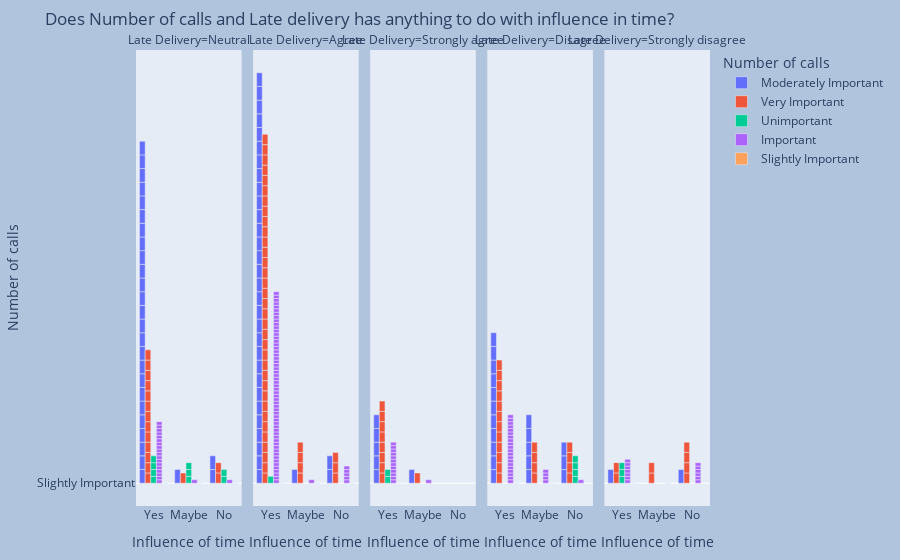

The code cell stored with this chart in its notebook:
### Markdown cell above
The code creates a bar plot using the Plotly library, where the x-axis represents the "Influence of time" variable, the y-axis represents the "Number of calls" variable, and the bars are colored based on the "Number of calls" variable. The plot is grouped based on the "Late Delivery" variable, creating separate bars for each category of "Late Delivery". The title of the plot is set to "Does Number of calls and Late delivery has anything to do with influence in time?" and the background color is set to "LightSteelBlue". The plot is displayed using the fig.show() function.

### Code cell
#Considering 3 variables
fig = px.bar(delivery, x="Influence of time", y="Number of calls",
             color="Number of calls", barmode="group",facet_col="Late Delivery")

#Setting up the title
fig.update_layout(
    margin=dict(l=20, r=20, t=50, b=20),
    paper_bgcolor="LightSteelBlue",
    title_text='Does Number of calls and Late delivery has anything to do with influence in time?'
)
fig.show()

### Figure 1 — Plotly figure (JSON) as saved in the notebook; plotly's stock layout.template omitted (floating-point values rounded to 4 significant figures)
{"data": [{"alignmentgroup": "True", "hovertemplate": "Number of calls=%{y}<br>Late Delivery=Neutral<br>Influence of time=%{x}<extra></extra>", "legendgroup": "Moderately Important", "marker": {"color": "#636efa", "pattern": {"shape": ""}}, "name": "Moderately Important", "offsetgroup": "Moderately Important", "orientation": "v", "showlegend": true, "textposition": "auto", "x": ["Yes", "Yes", "Yes", "Yes", "Yes", "Maybe", "Yes", "Yes", "Yes", "Yes", "No", "Yes", "Yes", "Yes", "No", "Yes", "Yes", "Yes", "Yes", "Yes", "Yes", "Yes", "Yes", "Yes", "Yes", "Yes", "Yes", "Yes"], "xaxis": "x", "y": ["Moderately Important", "Moderately Important", "Moderately Important", "Moderately Important", "Moderately Important", "Moderately Important", "Moderately Important", "Moderately Important", "Moderately Important", "Moderately Important", "Moderately Important", "Moderately Important", "Moderately Important", "Moderately Important", "Moderately Important", "Moderately Important", "Moderately Important", "Moderately Important", "Moderately Important", "Moderately Important", "Moderately Important", "Moderately Important", "Moderately Important", "Moderately Important", "Moderately Important", "Moderately Important", "Moderately Important", "Moderately Important"], "yaxis": "y", "type": "bar"}, {"alignmentgroup": "True", "hovertemplate": "Number of calls=%{y}<br>Late Delivery=Agree<br>Influence of time=%{x}<extra></extra>", "legendgroup": "Moderately Important", "marker": {"color": "#636efa", "pattern": {"shape": ""}}, "name": "Moderately Important", "offsetgroup": "Moderately Important", "orientation": "v", "showlegend": false, "textposition": "auto", "x": ["Yes", "No", "Yes", "Yes", "Yes", "Yes", "Yes", "Yes", "Yes", "Yes", "Yes", "Yes", "Yes", "Yes", "Yes", "Yes", "No", "Yes", "Yes", "Yes", "Yes", "Yes", "Yes", "Yes", "Yes", "Maybe", "Yes", "Yes", "Yes", "Yes", "Yes", "Yes", "Yes"], "xaxis": "x2", "y": ["Moderately Important", "Moderately Important", "Moderately Important", "Moderately Important", "Moderately Important", "Moderately Important", "Moderately Important", "Moderately Important", "Moderately Important", "Moderately Important", "Moderately Important", "Moderately Important", "Moderately Important", "Moderately Important", "Moderately Important", "Moderately Important", "Moderately Important", "Moderately Important", "Moderately Important", "Moderately Important", "Moderately Important", "Moderately Important", "Moderately Important", "Moderately Important", "Moderately Important", "Moderately Important", "Moderately Important", "Moderately Important", "Moderately Important", "Moderately Important", "Moderately Important", "Moderately Important", "Moderately Important"], "yaxis": "y2", "type": "bar"}, {"alignmentgroup": "True", "hovertemplate": "Number of calls=%{y}<br>Late Delivery=Strongly agree<br>Influence of time=%{x}<extra></extra>", "legendgroup": "Moderately Important", "marker": {"color": "#636efa", "pattern": {"shape": ""}}, "name": "Moderately Important", "offsetgroup": "Moderately Important", "orientation": "v", "showlegend": false, "textposition": "auto", "x": ["Yes", "Yes", "Maybe", "Yes", "Yes", "Yes"], "xaxis": "x3", "y": ["Moderately Important", "Moderately Important", "Moderately Important", "Moderately Important", "Moderately Important", "Moderately Important"], "yaxis": "y3", "type": "bar"}, {"alignmentgroup": "True", "hovertemplate": "Number of calls=%{y}<br>Late Delivery=Disagree<br>Influence of time=%{x}<extra></extra>", "legendgroup": "Moderately Important", "marker": {"color": "#636efa", "pattern": {"shape": ""}}, "name": "Moderately Important", "offsetgroup": "Moderately Important", "orientation": "v", "showlegend": false, "textposition": "auto", "x": ["Yes", "Maybe", "Yes", "Maybe", "Yes", "Yes", "Yes", "Yes", "Maybe", "Yes", "No", "Maybe", "No", "Yes", "Yes", "No", "Maybe", "Yes", "Yes"], "xaxis": "x4", "y": ["Moderately Important", "Moderately Important", "Moderately Important", "Moderately Important", "Moderately Important", "Moderately Important", "Moderately Important", "Moderately Important", "Moderately Important", "Moderately Important", "Moderately Important", "Moderately Important", "Moderately Important", "Moderately Important", "Moderately Important", "Moderately Important", "Moderately Important", "Moderately Important", "Moderately Important"], "yaxis": "y4", "type": "bar"}, {"alignmentgroup": "True", "hovertemplate": "Number of calls=%{y}<br>Late Delivery=Strongly disagree<br>Influence of time=%{x}<extra></extra>", "legendgroup": "Moderately Important", "marker": {"color": "#636efa", "pattern": {"shape": ""}}, "name": "Moderately Important", "offsetgroup": "Moderately Important", "orientation": "v", "showlegend": false, "textposition": "auto", "x": ["Yes", "No"], "xaxis": "x5", "y": ["Moderately Important", "Moderately Important"], "yaxis": "y5", "type": "bar"}, {"alignmentgroup": "True", "hovertemplate": "Number of calls=%{y}<br>Late Delivery=Neutral<br>Influence of time=%{x}<extra></extra>", "legendgroup": "Very Important", "marker": {"color": "#EF553B", "pattern": {"shape": ""}}, "name": "Very Important", "offsetgroup": "Very Important", "orientation": "v", "showlegend": true, "textposition": "auto", "x": ["No", "Maybe", "Yes", "Yes", "Yes", "Yes", "Yes", "Yes", "Yes", "Yes", "Yes", "No", "Yes", "Yes", "Yes", "Yes"], "xaxis": "x", "y": ["Very Important", "Very Important", "Very Important", "Very Important", "Very Important", "Very Important", "Very Important", "Very Important", "Very Important", "Very Important", "Very Important", "Very Important", "Very Important", "Very Important", "Very Important", "Very Important"], "yaxis": "y", "type": "bar"}, {"alignmentgroup": "True", "hovertemplate": "Number of calls=%{y}<br>Late Delivery=Agree<br>Influence of time=%{x}<extra></extra>", "legendgroup": "Very Important", "marker": {"color": "#EF553B", "pattern": {"shape": ""}}, "name": "Very Important", "offsetgroup": "Very Important", "orientation": "v", "showlegend": false, "textposition": "auto", "x": ["Yes", "Yes", "Yes", "Maybe", "Yes", "Yes", "Yes", "Yes", "Yes", "Yes", "Yes", "Yes", "Yes", "Yes", "Yes", "No", "Maybe", "Yes", "Yes", "Yes", "Yes", "Yes", "Yes", "Yes", "Yes", "Yes", "Yes", "Yes", "Yes", "Yes", "Yes", "Maybe", "Yes", "Yes", "No", "No", "Maybe", "Yes", "Yes", "Yes", "Yes"], "xaxis": "x2", "y": ["Very Important", "Very Important", "Very Important", "Very Important", "Very Important", "Very Important", "Very Important", "Very Important", "Very Important", "Very Important", "Very Important", "Very Important", "Very Important", "Very Important", "Very Important", "Very Important", "Very Important", "Very Important", "Very Important", "Very Important", "Very Important", "Very Important", "Very Important", "Very Important", "Very Important", "Very Important", "Very Important", "Very Important", "Very Important", "Very Important", "Very Important", "Very Important", "Very Important", "Very Important", "Very Important", "Very Important", "Very Important", "Very Important", "Very Important", "Very Important", "Very Important"], "yaxis": "y2", "type": "bar"}, {"alignmentgroup": "True", "hovertemplate": "Number of calls=%{y}<br>Late Delivery=Strongly agree<br>Influence of time=%{x}<extra></extra>", "legendgroup": "Very Important", "marker": {"color": "#EF553B", "pattern": {"shape": ""}}, "name": "Very Important", "offsetgroup": "Very Important", "orientation": "v", "showlegend": false, "textposition": "auto", "x": ["Yes", "Maybe", "Yes", "Yes", "Yes", "Yes", "Yes", "Yes", "Yes"], "xaxis": "x3", "y": ["Very Important", "Very Important", "Very Important", "Very Important", "Very Important", "Very Important", "Very Important", "Very Important", "Very Important"], "yaxis": "y3", "type": "bar"}, {"alignmentgroup": "True", "hovertemplate": "Number of calls=%{y}<br>Late Delivery=Disagree<br>Influence of time=%{x}<extra></extra>", "legendgroup": "Very Important", "marker": {"color": "#EF553B", "pattern": {"shape": ""}}, "name": "Very Important", "offsetgroup": "Very Important", "orientation": "v", "showlegend": false, "textposition": "auto", "x": ["Yes", "Yes", "Yes", "No", "Yes", "Yes", "Maybe", "Maybe", "Yes", "Yes", "Maybe", "No", "Yes", "Yes", "Maybe", "No", "Yes", "Yes", "No", "Yes"], "xaxis": "x4", "y": ["Very Important", "Very Important", "Very Important", "Very Important", "Very Important", "Very Important", "Very Important", "Very Important", "Very Important", "Very Important", "Very Important", "Very Important", "Very Important", "Very Important", "Very Important", "Very Important", "Very Important", "Very Important", "Very Important", "Very Important"], "yaxis": "y4", "type": "bar"}, {"alignmentgroup": "True", "hovertemplate": "Number of calls=%{y}<br>Late Delivery=Strongly disagree<br>Influence of time=%{x}<extra></extra>", "legendgroup": "Very Important", "marker": {"color": "#EF553B", "pattern": {"shape": ""}}, "name": "Very Important", "offsetgroup": "Very Important", "orientation": "v", "showlegend": false, "textposition": "auto", "x": ["Yes", "Yes", "No", "Maybe", "No", "No", "No", "Maybe"], "xaxis": "x5", "y": ["Very Important", "Very Important", "Very Important", "Very Important", "Very Important", "Very Important", "Very Important", "Very Important"], "yaxis": "y5", "type": "bar"}, {"alignmentgroup": "True", "hovertemplate": "Number of calls=%{y}<br>Late Delivery=Neutral<br>Influence of time=%{x}<extra></extra>", "legendgroup": "Unimportant", "marker": {"color": "#00cc96", "pattern": {"shape": ""}}, "name": "Unimportant", "offsetgroup": "Unimportant", "orientation": "v", "showlegend": true, "textposition": "auto", "x": ["Maybe", "Maybe", "No", "Yes", "Yes", "No", "Maybe", "Yes", "Yes"], "xaxis": "x", "y": ["Unimportant", "Unimportant", "Unimportant", "Unimportant", "Unimportant", "Unimportant", "Unimportant", "Unimportant", "Unimportant"], "yaxis": "y", "type": "bar"}, {"alignmentgroup": "True", "hovertemplate": "Number of calls=%{y}<br>Late Delivery=Agree<br>Influence of time=%{x}<extra></extra>", "legendgroup": "Unimportant", "marker": {"color": "#00cc96", "pattern": {"shape": ""}}, "name": "Unimportant", "offsetgroup": "Unimportant", "orientation": "v", "showlegend": false, "textposition": "auto", "x": ["Yes"], "xaxis": "x2", "y": ["Unimportant"], "yaxis": "y2", "type": "bar"}, {"alignmentgroup": "True", "hovertemplate": "Number of calls=%{y}<br>Late Delivery=Strongly agree<br>Influence of time=%{x}<extra></extra>", "legendgroup": "Unimportant", "marker": {"color": "#00cc96", "pattern": {"shape": ""}}, "name": "Unimportant", "offsetgroup": "Unimportant", "orientation": "v", "showlegend": false, "textposition": "auto", "x": ["Yes", "Yes"], "xaxis": "x3", "y": ["Unimportant", "Unimportant"], "yaxis": "y3", "type": "bar"}, {"alignmentgroup": "True", "hovertemplate": "Number of calls=%{y}<br>Late Delivery=Disagree<br>Influence of time=%{x}<extra></extra>", "legendgroup": "Unimportant", "marker": {"color": "#00cc96", "pattern": {"shape": ""}}, "name": "Unimportant", "offsetgroup": "Unimportant", "orientation": "v", "showlegend": false, "textposition": "auto", "x": ["No", "No", "No", "No"], "xaxis": "x4", "y": ["Unimportant", "Unimportant", "Unimportant", "Unimportant"], "yaxis": "y4", "type": "bar"}, {"alignmentgroup": "True", "hovertemplate": "Number of calls=%{y}<br>Late Delivery=Strongly disagree<br>Influence of time=%{x}<extra></extra>", "legendgroup": "Unimportant", "marker": {"color": "#00cc96", "pattern": {"shape": ""}}, "name": "Unimportant", "offsetgroup": "Unimportant", "orientation": "v", "showlegend": false, "textposition": "auto", "x": ["Yes", "Yes", "Yes"], "xaxis": "x5", "y": ["Unimportant", "Unimportant", "Unimportant"], "yaxis": "y5", "type": "bar"}, {"alignmentgroup": "True", "hovertemplate": "Number of calls=%{y}<br>Late Delivery=Neutral<br>Influence of time=%{x}<extra></extra>", "legendgroup": "Important", "marker": {"color": "#ab63fa", "pattern": {"shape": ""}}, "name": "Important", "offsetgroup": "Important", "orientation": "v", "showlegend": true, "textposition": "auto", "x": ["Yes", "Yes", "Yes", "Yes", "No", "Yes", "Yes", "Yes", "Yes", "Yes", "Maybe", "Yes", "Yes", "Yes", "Yes", "Yes", "Yes", "Yes", "Yes", "Yes"], "xaxis": "x", "y": ["Important", "Important", "Important", "Important", "Important", "Important", "Important", "Important", "Important", "Important", "Important", "Important", "Important", "Important", "Important", "Important", "Important", "Important", "Important", "Important"], "yaxis": "y", "type": "bar"}, {"alignmentgroup": "True", "hovertemplate": "Number of calls=%{y}<br>Late Delivery=Agree<br>Influence of time=%{x}<extra></extra>", "legendgroup": "Important", "marker": {"color": "#ab63fa", "pattern": {"shape": ""}}, "name": "Important", "offsetgroup": "Important", "orientation": "v", "showlegend": false, "textposition": "auto", "x": ["Yes", "Yes", "Yes", "Maybe", "Yes", "Yes", "Yes", "Yes", "Yes", "Yes", "Yes", "Yes", "Yes", "Yes", "Yes", "Yes", "Yes", "Yes", "Yes", "Yes", "Yes", "Yes", "Yes", "Yes", "Yes", "Yes", "Yes", "Yes", "Yes", "Yes", "No", "Yes", "Yes", "Yes", "No", "Yes", "Yes", "Yes", "Yes", "Yes", "Yes", "No", "Yes", "Yes", "Yes", "Yes", "Yes", "Yes", "Yes", "Yes", "Yes", "Yes", "No", "Yes", "Yes", "Yes", "Yes", "Yes", "No", "Yes", "Yes", "Yes"], "xaxis": "x2", "y": ["Important", "Important", "Important", "Important", "Important", "Important", "Important", "Important", "Important", "Important", "Important", "Important", "Important", "Important", "Important", "Important", "Important", "Important", "Important", "Important", "Important", "Important", "Important", "Important", "Important", "Important", "Important", "Important", "Important", "Important", "Important", "Important", "Important", "Important", "Important", "Important", "Important", "Important", "Important", "Important", "Important", "Important", "Important", "Important", "Important", "Important", "Important", "Important", "Important", "Important", "Important", "Important", "Important", "Important", "Important", "Important", "Important", "Important", "Important", "Important", "Important", "Important"], "yaxis": "y2", "type": "bar"}, {"alignmentgroup": "True", "hovertemplate": "Number of calls=%{y}<br>Late Delivery=Strongly agree<br>Influence of time=%{x}<extra></extra>", "legendgroup": "Important", "marker": {"color": "#ab63fa", "pattern": {"shape": ""}}, "name": "Important", "offsetgroup": "Important", "orientation": "v", "showlegend": false, "textposition": "auto", "x": ["Yes", "Yes", "Yes", "Yes", "Yes", "Maybe", "Yes", "Yes", "Yes", "Yes", "Yes", "Yes", "Yes"], "xaxis": "x3", "y": ["Important", "Important", "Important", "Important", "Important", "Important", "Important", "Important", "Important", "Important", "Important", "Important", "Important"], "yaxis": "y3", "type": "bar"}, {"alignmentgroup": "True", "hovertemplate": "Number of calls=%{y}<br>Late Delivery=Disagree<br>Influence of time=%{x}<extra></extra>", "legendgroup": "Important", "marker": {"color": "#ab63fa", "pattern": {"shape": ""}}, "name": "Important", "offsetgroup": "Important", "orientation": "v", "showlegend": false, "textposition": "auto", "x": ["Maybe", "Yes", "Yes", "Yes", "Maybe", "Yes", "Yes", "Yes", "Yes", "Yes", "Yes", "No", "Yes", "Yes", "Yes", "Yes", "Yes", "Yes", "Maybe", "Yes", "Yes", "Yes", "Yes", "Yes", "Maybe"], "xaxis": "x4", "y": ["Important", "Important", "Important", "Important", "Important", "Important", "Important", "Important", "Important", "Important", "Important", "Important", "Important", "Important", "Important", "Important", "Important", "Important", "Important", "Important", "Important", "Important", "Important", "Important", "Important"], "yaxis": "y4", "type": "bar"}, {"alignmentgroup": "True", "hovertemplate": "Number of calls=%{y}<br>Late Delivery=Strongly disagree<br>Influence of time=%{x}<extra></extra>", "legendgroup": "Important", "marker": {"color": "#ab63fa", "pattern": {"shape": ""}}, "name": "Important", "offsetgroup": "Important", "orientation": "v", "showlegend": false, "textposition": "auto", "x": ["Yes", "Yes", "Yes", "Yes", "Yes", "No", "No", "Yes", "No", "No", "No", "No", "Yes"], "xaxis": "x5", "y": ["Important", "Important", "Important", "Important", "Important", "Important", "Important", "Important", "Important", "Important", "Important", "Important", "Important"], "yaxis": "y5", "type": "bar"}, {"alignmentgroup": "True", "hovertemplate": "Number of calls=%{y}<br>Late Delivery=Neutral<br>Influence of time=%{x}<extra></extra>", "legendgroup": "Slightly Important", "marker": {"color": "#FFA15A", "pattern": {"shape": ""}}, "name": "Slightly Important", "offsetgroup": "Slightly Important", "orientation": "v", "showlegend": true, "textposition": "auto", "x": ["Yes", "No", "Yes", "Maybe", "Yes", "Yes", "No", "No", "Yes", "No", "Maybe", "Yes", "No", "Yes"], "xaxis": "x", "y": ["Slightly Important", "Slightly Important", "Slightly Important", "Slightly Important", "Slightly Important", "Slightly Important", "Slightly Important", "Slightly Important", "Slightly Important", "Slightly Important", "Slightly Important", "Slightly Important", "Slightly Important", "Slightly Important"], "yaxis": "y", "type": "bar"}, {"alignmentgroup": "True", "hovertemplate": "Number of calls=%{y}<br>Late Delivery=Agree<br>Influence of time=%{x}<extra></extra>", "legendgroup": "Slightly Important", "marker": {"color": "#FFA15A", "pattern": {"shape": ""}}, "name": "Slightly Important", "offsetgroup": "Slightly Important", "orientation": "v", "showlegend": false, "textposition": "auto", "x": ["Yes", "Yes", "Yes", "Yes", "Yes", "Yes", "Yes", "Yes", "No", "Yes", "Yes", "Yes", "Yes", "No", "No", "Yes", "Maybe", "Yes", "Yes", "Maybe", "Yes", "Yes", "Maybe", "Yes", "Yes", "Yes"], "xaxis": "x2", "y": ["Slightly Important", "Slightly Important", "Slightly Important", "Slightly Important", "Slightly Important", "Slightly Important", "Slightly Important", "Slightly Important", "Slightly Important", "Slightly Important", "Slightly Important", "Slightly Important", "Slightly Important", "Slightly Important", "Slightly Important", "Slightly Important", "Slightly Important", "Slightly Important", "Slightly Important", "Slightly Important", "Slightly Important", "Slightly Important", "Slightly Important", "Slightly Important", "Slightly Important", "Slightly Important"], "yaxis": "y2", "type": "bar"}, {"alignmentgroup": "True", "hovertemplate": "Number of calls=%{y}<br>Late Delivery=Strongly agree<br>Influence of time=%{x}<extra></extra>", "legendgroup": "Slightly Important", "marker": {"color": "#FFA15A", "pattern": {"shape": ""}}, "name": "Slightly Important", "offsetgroup": "Slightly Important", "orientation": "v", "showlegend": false, "textposition": "auto", "x": ["Yes"], "xaxis": "x3", "y": ["Slightly Important"], "yaxis": "y3", "type": "bar"}, {"alignmentgroup": "True", "hovertemplate": "Number of calls=%{y}<br>Late Delivery=Disagree<br>Influence of time=%{x}<extra></extra>", "legendgroup": "Slightly Important", "marker": {"color": "#FFA15A", "pattern": {"shape": ""}}, "name": "Slightly Important", "offsetgroup": "Slightly Important", "orientation": "v", "showlegend": false, "textposition": "auto", "x": ["Yes", "Yes", "Maybe", "Yes", "Yes", "Yes"], "xaxis": "x4", "y": ["Slightly Important", "Slightly Important", "Slightly Important", "Slightly Important", "Slightly Important", "Slightly Important"], "yaxis": "y4", "type": "bar"}, {"alignmentgroup": "True", "hovertemplate": "Number of calls=%{y}<br>Late Delivery=Strongly disagree<br>Influence of time=%{x}<extra></extra>", "legendgroup": "Slightly Important", "marker": {"color": "#FFA15A", "pattern": {"shape": ""}}, "name": "Slightly Important", "offsetgroup": "Slightly Important", "orientation": "v", "showlegend": false, "textposition": "auto", "x": ["Yes", "Yes", "Maybe", "Maybe", "Yes", "Yes", "Maybe"], "xaxis": "x5", "y": ["Slightly Important", "Slightly Important", "Slightly Important", "Slightly Important", "Slightly Important", "Slightly Important", "Slightly Important"], "yaxis": "y5", "type": "bar"}], "layout": {"xaxis": {"anchor": "y", "domain": [0, 0.184], "title": {"text": "Influence of time"}}, "yaxis": {"anchor": "x", "domain": [0, 1], "title": {"text": "Number of calls"}, "categoryorder": "array", "categoryarray": ["Slightly Important", "Important", "Unimportant", "Very Important", "Moderately Important"]}, "xaxis2": {"anchor": "y2", "domain": [0.204, 0.388], "matches": "x", "title": {"text": "Influence of time"}}, "yaxis2": {"anchor": "x2", "domain": [0, 1], "matches": "y", "showticklabels": false}, "xaxis3": {"anchor": "y3", "domain": [0.408, 0.592], "matches": "x", "title": {"text": "Influence of time"}}, "yaxis3": {"anchor": "x3", "domain": [0, 1], "matches": "y", "showticklabels": false}, "xaxis4": {"anchor": "y4", "domain": [0.612, 0.796], "matches": "x", "title": {"text": "Influence of time"}}, "yaxis4": {"anchor": "x4", "domain": [0, 1], "matches": "y", "showticklabels": false}, "xaxis5": {"anchor": "y5", "domain": [0.816, 1], "matches": "x", "title": {"text": "Influence of time"}}, "yaxis5": {"anchor": "x5", "domain": [0, 1], "matches": "y", "showticklabels": false}, "annotations": [{"font": {}, "showarrow": false, "text": "Late Delivery=Neutral", "x": 0.092, "xanchor": "center", "xref": "paper", "y": 1, "yanchor": "bottom", "yref": "paper"}, {"font": {}, "showarrow": false, "text": "Late Delivery=Agree", "x": 0.296, "xanchor": "center", "xref": "paper", "y": 1, "yanchor": "bottom", "yref": "paper"}, {"font": {}, "showarrow": false, "text": "Late Delivery=Strongly agree", "x": 0.5, "xanchor": "center", "xref": "paper", "y": 1, "yanchor": "bottom", "yref": "paper"}, {"font": {}, "showarrow": false, "text": "Late Delivery=Disagree", "x": 0.704, "xanchor": "center", "xref": "paper", "y": 1, "yanchor": "bottom", "yref": "paper"}, {"font": {}, "showarrow": false, "text": "Late Delivery=Strongly disagree", "x": 0.908, "xanchor": "center", "xref": "paper", "y": 1, "yanchor": "bottom", "yref": "paper"}], "legend": {"title": {"text": "Number of calls"}, "tracegroupgap": 0}, "margin": {"t": 50, "l": 20, "r": 20, "b": 20}, "barmode": "group", "title": {"text": "Does Number of calls and Late delivery has anything to do with influence in time?"}, "paper_bgcolor": "LightSteelBlue"}}
